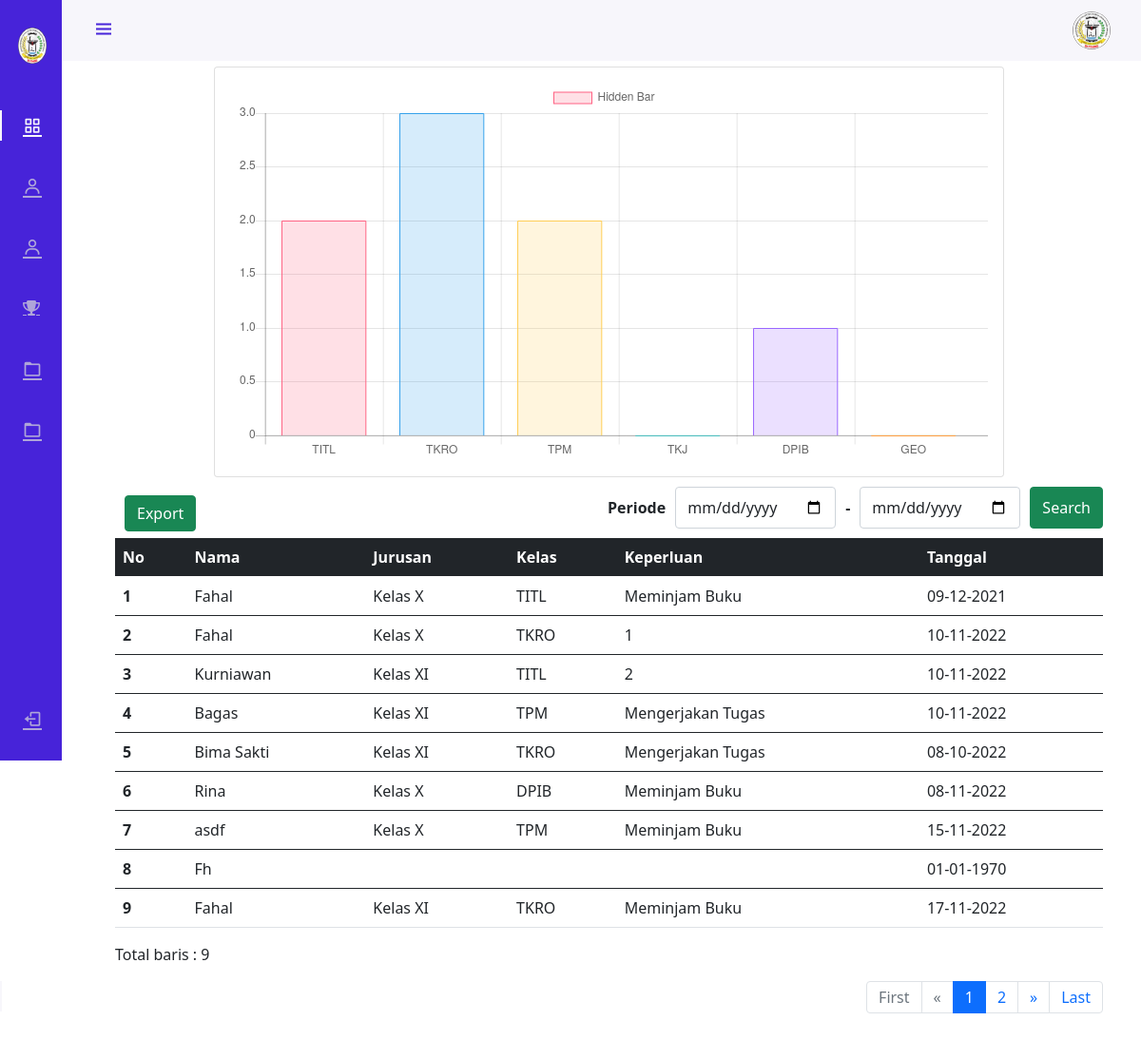
Screenshot of /report-siswa.php with the database file from the repository.
### tables this page shows
CREATE TABLE `siswa` (
  `id` int(11) NOT NULL,
  `nama` varchar(256) NOT NULL,
  `kelas` varchar(256) NOT NULL,
  `jurusan` varchar(256) NOT NULL,
  `keperluan` varchar(256) NOT NULL,
  `tanggal` varchar(256) NOT NULL
);

### report-siswa.php (the view, shortened to what this page needs)
<?php
include 'templates/header.php'
?>
<div class="content">
    <div class="container container-ms">
        <div class="container-fluid">
            <div class="card" style="width: 80%;margin: 0 auto">
                <div class="card-body">
                    <canvas id="myChart"></canvas>
                </div>
            </div>
        </div>
    </div>
</div>
<div class="container">
    <div class="container-fluid">
        <form action="" method="GET" class="d-flex" role="search">
            <div class="periode">
                Periode
            </div>
            <input type="date" name="dari" class="form-control" required>
            <div class="sampai">
                -
            </div>
            <input type="date" name="ke" class="form-control" required>
            <button class="btn btn-success" type="submit">Search</button>
        </form>
        <a href="<?= 'export.php' ?>" target="_blank">
            <button class="export btn btn-success">Export</button>
        </a>
        <table class="table">
            <thead>
                <tr class="table-dark">
                    <th scope="col">No</th>
                    <th scope="col">Nama</th>
                    <th scope="col">Jurusan</th>
                    <th scope="col">Kelas</th>
                    <th scope="col">Keperluan</th>
                    <th scope="col">Tanggal</th>
                </tr>
            </thead>
            <tbody>
                <?php
                include "koneksi.php";
                $page = (isset($_GET['page'])) ? (int) $_GET['page'] : 1;
                $limit = 2;
                $limitStart = ($page - 1) * $limit;
                if (isset($_GET['dari']) && isset($_GET['ke'])) {
                    $data = mysqli_query($conn, "SELECT * FROM siswa WHERE tanggal BETWEEN '" . $_GET['dari'] . "' and '" . $_GET['ke'] . "'");
                } else {
                    $data = mysqli_query($conn, "select * from siswa");
                }
                $no = $limitStart + 1;
                while ($row = mysqli_fetch_array($data)) {
                ?>
                    <tr>
                        <th><?= $no++ ?></th>
                        <td><?= $row['nama'] ?></td>
                        <td><?= $row['kelas'] ?></td>
                        <td><?= $row['jurusan'] ?></td>
                        <td><?= $row['keperluan'] ?></td>
                        <td><?= date('d-m-Y', strtotime($row["tanggal"]));   ?></td>
                    </tr>
            </tbody>
        <?php } ?>
        </table>
        <?php
        $query_jumlah = "SELECT count(*) AS jumlah FROM siswa";
        $dewan1 = $conn->prepare($query_jumlah);
        $dewan1->execute();
        $res1 = $dewan1->get_result();
        $row = $res1->fetch_assoc();
        $total_records = $row['jumlah'];
        ?>
        <p>Total baris : <?php echo $total_records; ?></p>
        <nav class="mb-5">
            <ul class="pagination justify-content-end">
                <?php
                $jumlah_page = ceil($total_records / $limit);
                $jumlah_number = 1;
                $start_number = ($page > $jumlah_number) ? $page - $jumlah_number : 1;
                $end_number = ($page < ($jumlah_page - $jumlah_number)) ? $page + $jumlah_number : $jumlah_page;
                if ($page == 1) {
                    echo '<li class="page-item disabled"><a class="page-link" href="#">First</a></li>';
                    echo '<li class="page-item disabled"><a class="page-link" href="#"><span aria-hidden="true">&laquo;</span></a></li>';
                } else {
                    $link_prev = ($page > 1) ? $page - 1 : 1;
                    echo '<li class="page-item"><a class="page-link" href="?page=1">First</a></li>';
                    echo '<li class="page-item"><a class="page-link" href="?page=' . $link_prev . '" aria-label="Previous"><span aria-hidden="true">&laquo;</span></a></li>';
                }
                for ($i = $start_number; $i <= $end_number; $i++) {
                    $link_active = ($page == $i) ? ' active' : '';
                    echo '<li class="page-item ' . $link_active . '"><a class="page-link" href="?page=' . $i . '">' . $i . '</a></li>';
                }
                if ($page == $jumlah_page) {
                    echo '<li class="page-item disabled"><a class="page-link" href="#"><span aria-hidden="true">&raquo;</span></a></li>';
                    echo '<li class="page-item disabled"><a class="page-link" href="#">Last</a></li>';
                } else {
                    $link_next = ($page < $jumlah_page) ? $page + 1 : $jumlah_page;
                    echo '<li class="page-item"><a class="page-link" href="?page=' . $link_next . '" aria-label="Next"><span aria-hidden="true">&raquo;</span></a></li>';
                    echo '<li class="page-item"><a class="page-link" href="?page=' . $jumlah_page . '">Last</a></li>';
                }
                ?>
            </ul>
        </nav>
    </div>
</div>
<?php
include 'templates/footer.php'
?>

### style/style.css (style rules this page uses)
:root { --header-height: 3rem; --nav-width: 65px; --first-color: #4723D9; --first-color-light: #AFA5D9; --white-color: #F7F6FB; --body-font: 'Nunito', sans-serif; --normal-font-size: 1rem; --z-fixed: 100; }
body { position: relative; margin: var(--header-height) 0 0 0; padding: 0 1rem; font-family: var(--body-font); font-size: var(--normal-font-size); transition: .5s; }
a { text-decoration: none }
.container { margin-top: 10px; }
.d-flex { float: right; display: flex; margin-bottom: 10px; }
.active { color: var(--white-color) }
.active::before { content: ''; position: absolute; left: 0; width: 2px; height: 32px; background-color: var(--white-color) }
.content { margin-top: 70px; }
.justify-content-end { -ms-flex-pack: end !important; justify-content: flex-end !important; }
.pagination { display: -ms-flexbox; display: flex; padding-left: 0; list-style: none; border-radius: .25rem; }
.page-item.disabled .page-link { color: #6c757d; pointer-events: none; cursor: auto; background-color: #fff; border-color: #dee2e6; }
.page-item:first-child .page-link { margin-left: 0; border-top-left-radius: .25rem; border-bottom-left-radius: .25rem; }
.page-link { position: relative; display: block; padding: .5rem .75rem; margin-left: -1px; line-height: 1.25; color: #007bff; background-color: #fff; border: 1px solid #dee2e6; }
.periode { margin: 10px 10px 10px 10px; font-weight: 900; }
.sampai { margin: 10px 10px 10px 10px; font-weight: 900; }
.btn { margin-left: 10px }
.export { margin-top: 9px; }
@media screen and (min-width: 768px) { body { margin: calc(var(--header-height) + 1rem) 0 0 0; padding-left: calc(var(--nav-width) + 2rem) } }

### rows the page displays
siswa: nama "Fahal", kelas "Kelas X", jurusan "TITL", keperluan "Meminjam Buku", tanggal "09-12-2021"
siswa: nama "Fahal", kelas "Kelas X", jurusan "TKRO", keperluan "1", tanggal "10-11-2022"
siswa: nama "Kurniawan", kelas "Kelas XI", jurusan "TITL", keperluan "2", tanggal "10-11-2022"
siswa: nama "Bagas", kelas "Kelas XI", jurusan "TPM", keperluan "Mengerjakan Tugas", tanggal "10-11-2022"
siswa: nama "Bima Sakti", kelas "Kelas XI", jurusan "TKRO", keperluan "Mengerjakan Tugas", tanggal "08-10-2022"
siswa: nama "Rina", kelas "Kelas X", jurusan "DPIB", keperluan "Meminjam Buku", tanggal "08-11-2022"
siswa: nama "asdf", kelas "Kelas X", jurusan "TPM", keperluan "Meminjam Buku", tanggal "15-11-2022"
siswa: nama "Fh", tanggal "01-01-1970"
siswa: nama "Fahal", kelas "Kelas XI", jurusan "TKRO", keperluan "Meminjam Buku", tanggal "17-11-2022"

### other values shown
$total_records "9"
chart data {{ mysqli_num_rows($jml_TITL) }} 2
chart data {{ mysqli_num_rows($jml_TKRO) }} 3
chart data {{ mysqli_num_rows($jml_TPM) }} 2
chart data {{ mysqli_num_rows($jml_TKJ) }} 0
